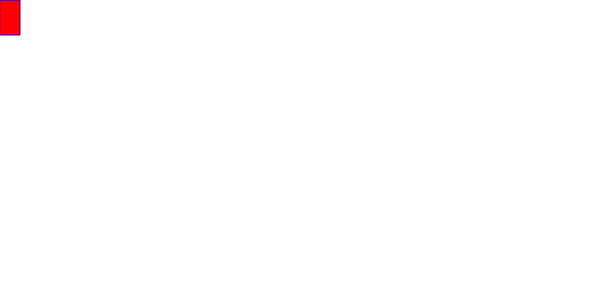
Frame 1 (no input)
Frame 60 (no input): identical to frame 1, image omitted
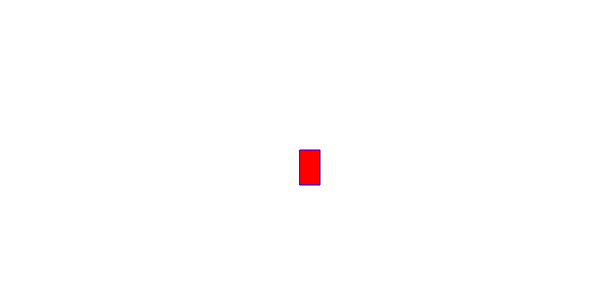
Frame 120 (the mouse pressed at the canvas centre since frame 60)

The p5.js sketch that drew these frames (run headless with seeded random() and noise() and a simulated clock; from frame 60 on, the mouse is pressed at the canvas centre):

// p5.js sketch
// ── sketch.js
function setup() {
  createCanvas(600, 300);
}

function draw() {
  background("white");
  fill("red")
  stroke("blue")
  rect(mouseX,mouseY,20,35)
}
